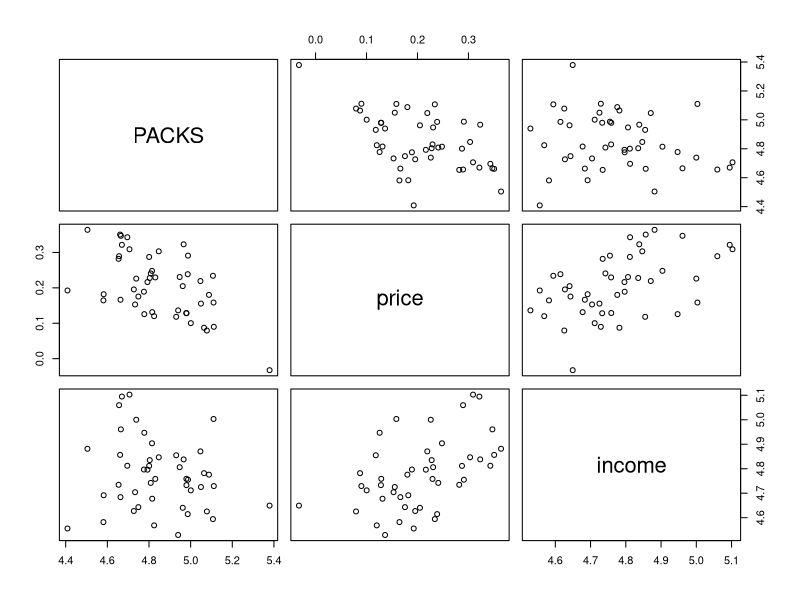
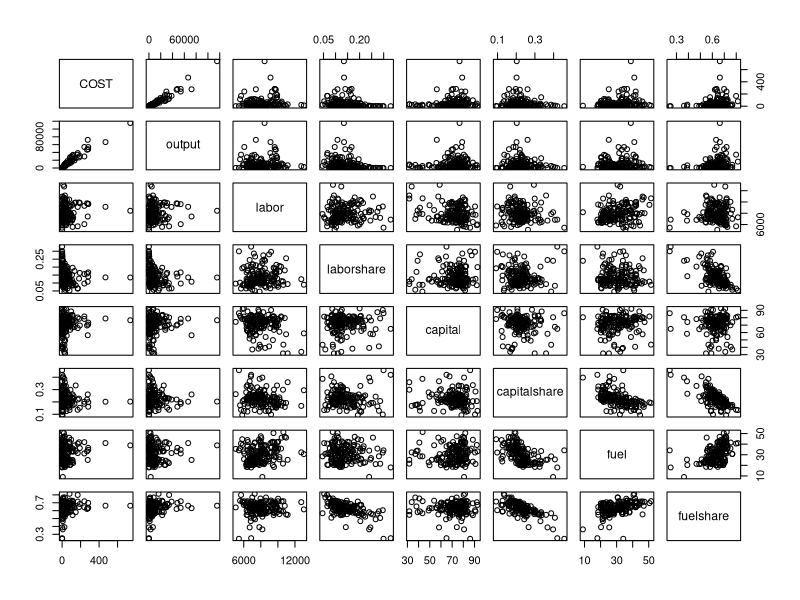
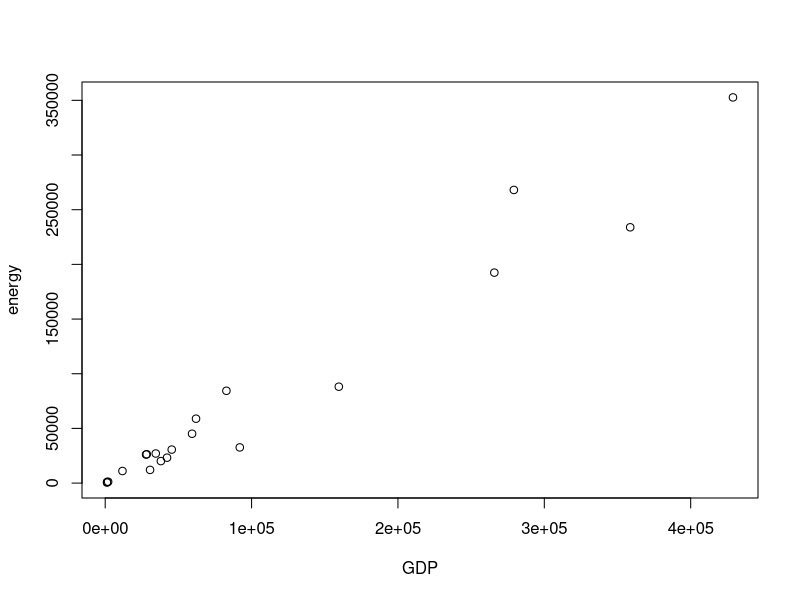

These charts were generated, in order, by the following R code:
## ---- chunk 1
knitr::opts_chunk$set(echo = TRUE)
library(ggplot2)
library(readxl)
setwd("~/Tarea Econometria")

cigs = read_excel("Data/CigarettesB.xlsx")

energy = read_excel("Data/Electricity1970.xlsx")

euroenergy = read_excel("Data/EuroEnergy.xlsx")
## ---- chunk 2
summary(cigs)
## ---- chunk 3
plot(cigs)
## ---- chunk 4

summary(energy)
## ---- chunk 5

plot(energy)

## ---- chunk 6
summary(euroenergy)
## ---- chunk 7
plot(euroenergy)
